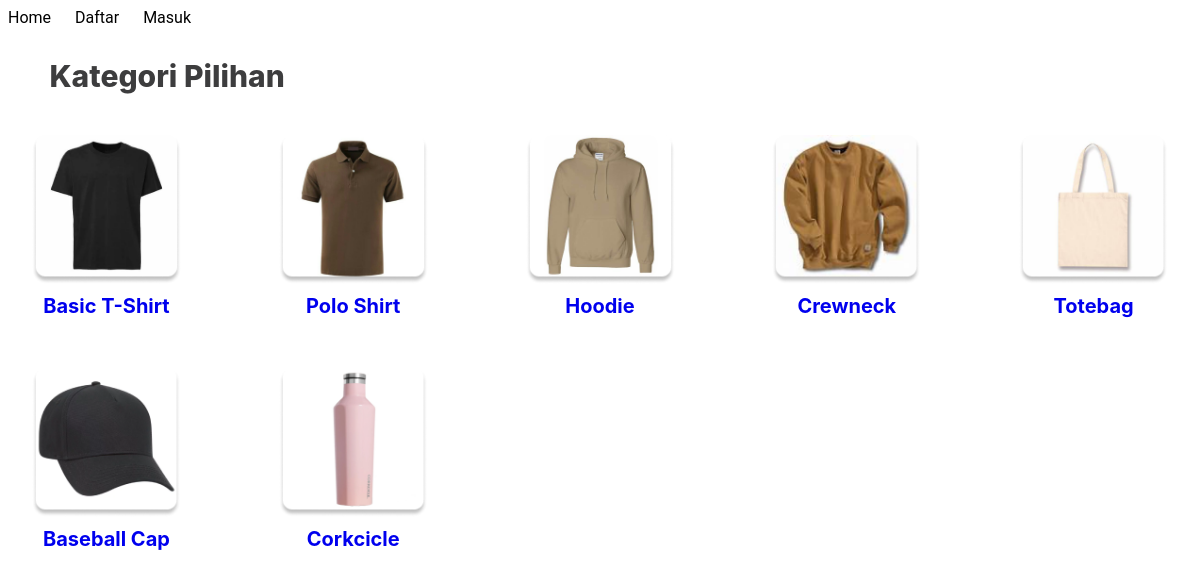
The page / on the database its author committed.
### merchandise_web/models.py (models this page shows, shortened)
class Categorie(models.Model):
    name = models.CharField(max_length=200, help_text='Enter a category (e.g. T-Shirt, Hoodie, etc.)')
    image = models.ImageField(upload_to='images/category/', null=True, blank=True)

### merchandise_web/views.py (the view)
# urls.py: path('', views.index, name='homepage'),
def index(request):
    products = Product.objects.all()
    categories = Categorie.objects.all()
    context = {
        'product': products,
        "categorie": categories,
    }
    return render(request, 'homepage.html', context)

### Templates/homepage.html (shortened to what this page needs)
{% extends 'base.html' %}
{% block content%}
{% load static %}
<link rel="stylesheet" href="{% static '/homepage.css' %}">
{% include 'navbar.html' %}
<div class="container" href="">
  <h1>Kategori Pilihan</h1>
  <div class="categories">
        {% for c in categorie %}
        <div class="categorie">
            <img src="{{c.image.url}}" alt="" class="categorie_img">
            <a href="{% url 'category' c.pk %}" class="categorie_name" > {{c.name}}</a>
        </div>
        {% endfor %}
  </div>
</div>
{% endblock content%}

### Templates/base.html (shortened to what this page needs)
<html>
    <head>
        <link rel="stylesheet" href="">
        {% load static %}
        <link rel="stylesheet" href="{% static '/base.css' %}">
    </head>
    <body>
        {% block content %}
        {% endblock content %}
    </body>
</html>

### Templates/navbar.html (shortened to what this page needs)
{% load static %}
<link rel="stylesheet" href="{% static '/navbar.css' %}">
<nav>
    <ul>
        <li><a href="{% url 'homepage' %}">Home</a></li>
        {% if request.user.is_anonymous%}
        <li><a href="{% url 'register' %}">Daftar</a></li>
        <li><a href="{% url 'login' %}">Masuk</a></li>
        {% endif %}
    </ul>
</nav>

### merchandise_web/static/base.css (style rules this page uses)
* { padding: 0; box-sizing: border-box; }
body { font-family: 'Roboto', sans-serif; background-color: #FFFFFF; }
h1 { color: #54007B; }
a { text-decoration: none; }

### merchandise_web/static/homepage.css (style rules this page uses)
.container { padding-top:20px ; padding-bottom: 50px; }
h1 { margin-left: 3.5%; font-family: 'Inter'; font-style: normal; font-weight: 800; font-size: 30px; line-height: 18px; color: #3D3D3E; }
.categories { display: grid; grid-template-columns: repeat(5, minmax(0, 1fr)); grid-template-rows: repeat(2, minmax(0, 1fr)); gap: 50px 90px; justify-items: center; width: 100%; padding: 30px 20px 0px 20px; }
.categorie { width: 200px; height: fit-content; }
.categorie_name { display: block; font-size: 20px; font-weight: 700; text-align: center; align-content: center; margin-top: 10px; text-decoration: none; font-family: 'Inter'; }
.categorie_img { display: block; width: 149px; height: 100%; object-fit: cover; margin: 0 auto; }

### merchandise_web/static/navbar.css (style rules this page uses)
* { padding: 0; box-sizing: border-box; }
body { font-family: "Roboto", sans-serif; background-color: #ffffff; }
nav ul { list-style: none; margin: 0; padding: 0; }
nav li { display: inline-block; margin-right: 20px; position: relative; }
nav a { color: #000; display: block; text-decoration: none; }

### rows shown on the page
Categorie: image (picture), name "Basic T-Shirt"
Categorie: image (picture), name "Polo Shirt"
Categorie: image (picture), name "Hoodie"
Categorie: image (picture), name "Crewneck"
Categorie: image (picture), name "Totebag"
Categorie: image (picture), name "Baseball Cap"
Categorie: image (picture), name "Corkcicle"
